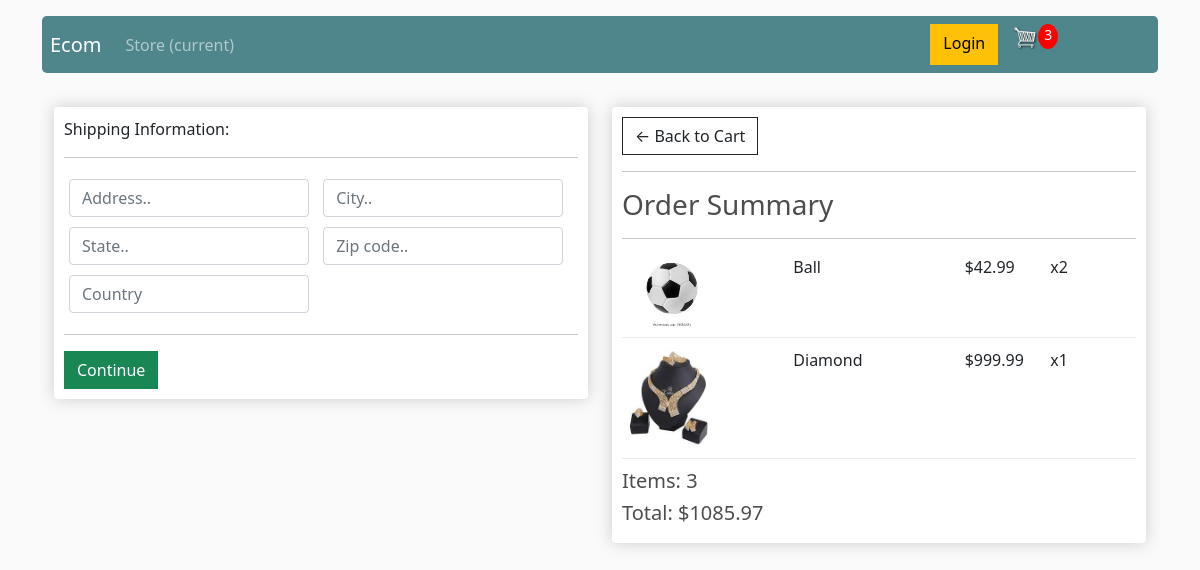
Screenshot of /checkout/ (signed in) with the database file from the repository.
### store/models.py (models this page shows, shortened)
class Order(models.Model):
    customer = models.ForeignKey(Customer,on_delete=models.SET_NULL,null=True,blank=True)
    order_date = models.DateTimeField(auto_now_add=True)
    complete = models.BooleanField(default=False)
    @property
    def get_total_count(self):
        total = sum(item.quantity for item in self.orderitems.all())
        return total
    @property
    def get_total_price(self):
        total = sum(item.get_total for item in self.orderitems.all())
        return total

class OrderItem(models.Model):
    order = models.ForeignKey(Order,on_delete=models.SET_NULL,related_name='orderitems',null=True)
    product = models.ForeignKey(Product,on_delete=models.SET_NULL,null=True)
    quantity = models.IntegerField(default=0,null=True,blank=True)
    date_added = models.DateTimeField(auto_now_add=True)
    @property
    def get_total(self):
        return self.quantity*self.product.price

class Product(models.Model):
    CATEGORY_CHOICES = (
        ('sport','Sport'),
        ('telephone','Telephone & Accessories'),
        ('computer','Computer & Office'),
        ('furniture','Furniture'),
        ('shoes','Shoes'),
        ('jewellery','Jewellery & Watches')
    )
    category = models.CharField(max_length=50,choices=CATEGORY_CHOICES)
    name = models.CharField(max_length=255)
    description = models.TextField(blank=True, null=True)
    image = models.ImageField(null=True, blank=True)
    price = models.FloatField()
    @property
    def imageURL(self):
        try:
            url = self.image.url
        except:
            url = ''
        return url

### store/views.py (the view)
# urls.py: path('checkout/',views.checkout,name='checkout'),
def checkout(request):
    order,created = Order.objects.get_or_create(customer=request.user.customer,complete=False)
    context={
       'order':order
    }
    return render(request,'store/checkout.html',context)

### templates/store/checkout.html (shortened to what this page needs)
{% extends 'store/base.html' %}
{% load static %}
{% block content %}
     <div class="row">
		<div class="col-lg-6">
			<div class="box-element" id="form-wrapper">
				 <form id="form" method="POST" action="/complete/">
					<div id="shipping-info">
						<p>Shipping Information:</p>
						<hr>
						<div class="form-field">
							<input id="addressInp" class="form-control" type="text" name="address" placeholder="Address..">
						</div>
						<div class="form-field">
							<input class="form-control" id="cityInp" type="text" name="city" placeholder="City..">
						</div>
						<div class="form-field">
							<input class="form-control" id="stateInp" type="text" name="state" placeholder="State..">
						</div>
						<div class="form-field">
							<input id="zipCodeInp" class="form-control" type="text" name="zipcode" placeholder="Zip code..">
						</div>
						<div class="form-field">
							<input class="form-control" id="countryInp" type="text" name="country" placeholder="Country">
						</div>
					</div>
					<hr>
					<button id="form-button" class="btn btn-success btn-block" type="submit">Continue</button>
				</form>
			</div>
		</div>
		<div class="col-lg-6">
			<div class="box-element">
				<a  class="btn btn-outline-dark" href="{% url 'cart' %}">&#x2190; Back to Cart</a>
				<hr>
				<h3>Order Summary</h3>
				<hr>
				{% for item in order.orderitems.all %}
				<div class="cart-row">
					<div style="flex:2"><img class="row-image" src="{{item.product.imageURL}}"></div>
					<div style="flex:2"><p>{{item.product.name}}</p></div>
					<div style="flex:1"><p>${{item.product.price|floatformat:2}}</p></div>
					<div style="flex:1"><p>x{{item.quantity}}</p></div>
				</div>
				{% endfor %}
				<h5>Items:   {{order.get_total_count}}</h5>
				<h5>Total:   ${{order.get_total_price|floatformat:2}}</h5>
			</div>
		</div>
	</div>
    {% endblock %}

### templates/store/base.html (shortened to what this page needs)
<!DOCTYPE html>
{% load static %}
<html lang="en">
<head>
    <link href="https://cdn.jsdelivr.net/npm/bootstrap@5.1.3/dist/css/bootstrap.min.css" rel="stylesheet">
    <link rel="stylesheet" href="{% static 'css/style.css' %}">
</head>
<body>
	<div class="container">
    <nav class="navbar navbar-expand-lg navbar-dark bg-dark  rounded-3 p-2 sticky-top mt-3">
      <a class="navbar-brand" href="">Ecom</a>
      <div class="collapse navbar-collapse" id="navbarSupportedContent">
        <ul class="navbar-nav mr-auto">
          <li class="nav-item active">
            <a class="nav-link" href="">Store <span class="sr-only">(current)</span></a>
          </li>
        </ul>
        <div class="offset-8 d-flex flex-row">
           <a href=""class="btn btn-warning">Login</a>
          <a href="{% url 'cart' %}">
            <img  id="cart-icon" src="{% static 'images/cart.png' %}">
          </a>
          <p id="cart-total">{{order.get_total_count}}</p>
        </div>
      </div>
    </nav>
       <div class="container">
              <br>
              {% block content %}
              {% endblock content %}
           </div>
  </div>
  </body>
</html>

### static/css/style.css (style rules this page uses)
body { background-color: hsl(0, 0%, 98%); }
h1,h2,h3,h4,h5,h6 { color:hsl(0, 0%, 30%); }
.box-element { box-shadow:hsl(0, 0%, 80%) 0 0 16px; background-color: #fff; border-radius: 4px; padding: 10px; }
.bg-dark { background-color: #4f868c!important; }
#cart-icon { width:25px; display: inline-block; margin-left: 15px; }
#cart-total { display: block; text-align: center; color:#fff; background-color: red; width: 20px; height: 25px; border-radius: 50%; font-size: 14px; }
.col-lg-4, .col-lg-6, .col-lg-8, .col-lg-12 { margin-top: 10px; }
.btn { border-radius: 0; }
.row-image { width: 100px; }
.form-field { width:250px; display: inline-block; padding: 5px; }
.cart-row { display: flex; align-items: flex-stretch; padding-bottom: 10px; margin-bottom: 10px; border-bottom: 1px solid #ececec; }

### rows the page displays
Order: get_total_count "3", get_total_price "1085.97"
OrderItem: product.imageURL (picture), product.name "Ball", product.price "42.99", quantity "2"
OrderItem: product.imageURL (picture), product.name "Diamond", product.price "999.99", quantity "1"
